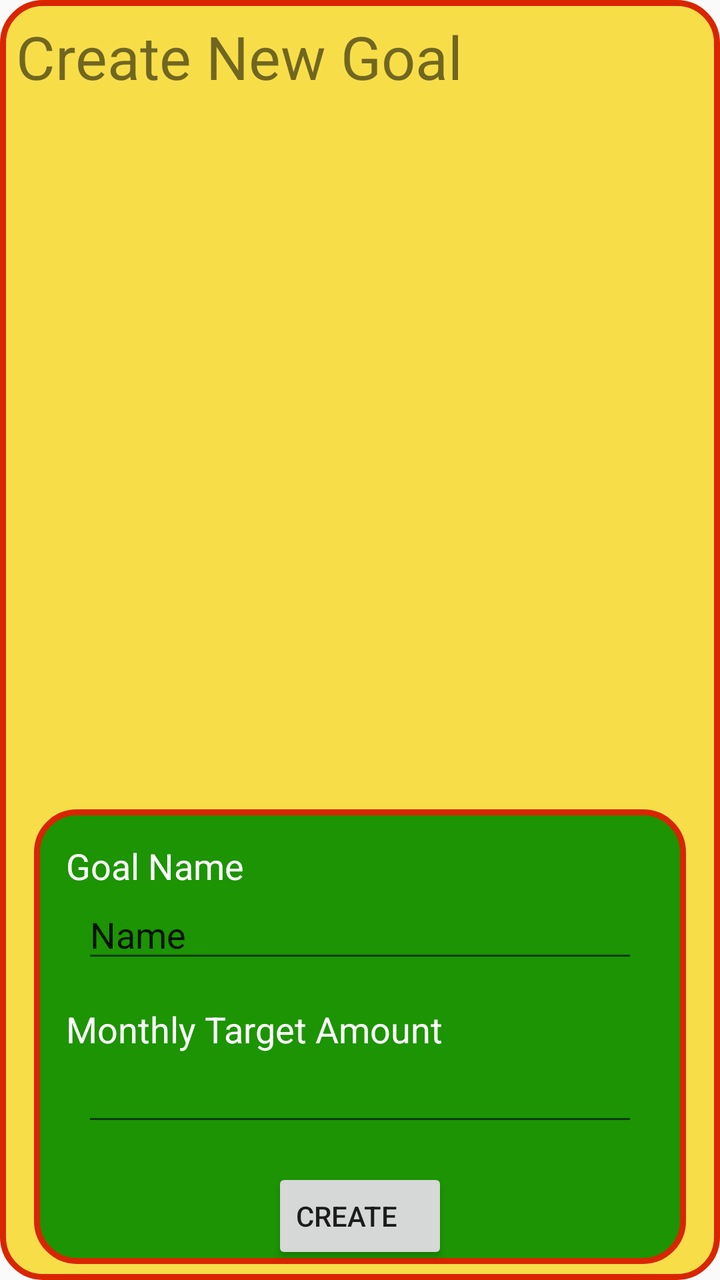
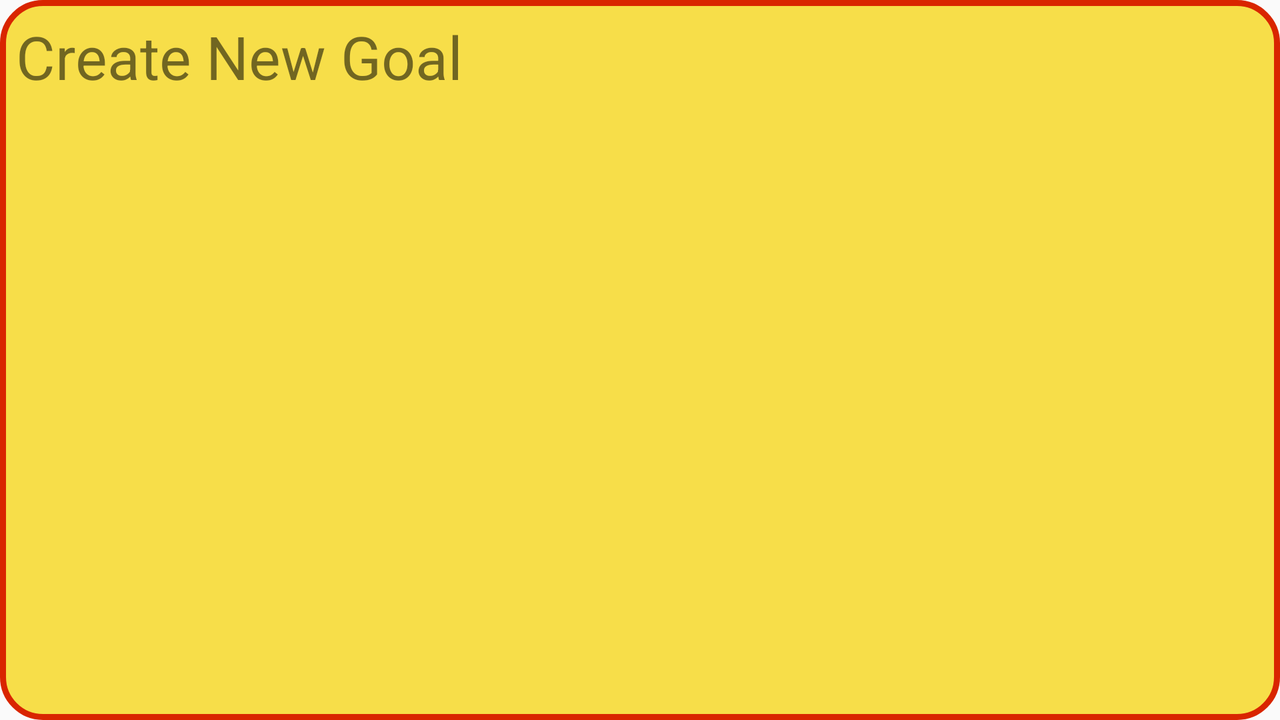

First picture: res/layout/ on a phone held upright. Second picture: the repository's own variant of that layout, on a device whose configuration matches the variant's folder. Source for both follows.
<!-- AndroidManifest.xml: application theme AppTheme -->
<!-- res/layout/dialog_creategoal.xml -->
<?xml version="1.0" encoding="utf-8"?>
<androidx.constraintlayout.widget.ConstraintLayout xmlns:android="http://schemas.android.com/apk/res/android"
    xmlns:app="http://schemas.android.com/apk/res-auto"
    xmlns:tools="http://schemas.android.com/tools"
    android:layout_width="match_parent"
    android:layout_height="match_parent"
    android:background="@drawable/rounded_corners_selected">

    <TextView
        android:id="@+id/textView4"
        android:layout_width="0dp"
        android:layout_height="wrap_content"
        android:layout_marginStart="8dp"
        android:layout_marginTop="8dp"
        android:layout_marginEnd="8dp"
        android:text="Create New Goal"
        android:textAlignment="viewStart"
        android:textSize="30sp"
        app:layout_constraintEnd_toEndOf="parent"
        app:layout_constraintStart_toStartOf="parent"
        app:layout_constraintTop_toTopOf="parent" />

    <androidx.constraintlayout.widget.ConstraintLayout
        android:layout_width="326dp"
        android:layout_height="wrap_content"
        android:layout_marginBottom="8dp"
        android:background="@drawable/rounded_corners"
        app:layout_constraintBottom_toBottomOf="parent"
        app:layout_constraintEnd_toEndOf="parent"
        app:layout_constraintStart_toStartOf="parent"
        app:layout_constraintTop_toBottomOf="@+id/scrollView2"
        app:layout_constraintVertical_bias="1.0">

        <TextView
            android:id="@+id/textView8"
            android:layout_width="0dp"
            android:layout_height="wrap_content"
            android:layout_marginStart="16dp"
            android:layout_marginTop="16dp"
            android:layout_marginEnd="16dp"
            android:text="Goal Name"
            android:textColor="@color/colorText"
            android:textSize="18sp"
            app:layout_constraintEnd_toEndOf="parent"
            app:layout_constraintStart_toStartOf="parent"
            app:layout_constraintTop_toTopOf="parent" />

        <EditText
            android:id="@+id/mEditGoalName"
            android:layout_width="0dp"
            android:layout_height="wrap_content"
            android:layout_marginStart="24dp"
            android:layout_marginEnd="24dp"
            android:ems="10"
            android:inputType="textPersonName"
            android:text="Name"
            app:layout_constraintEnd_toEndOf="parent"
            app:layout_constraintStart_toStartOf="parent"
            app:layout_constraintTop_toBottomOf="@+id/textView8" />

        <TextView
            android:id="@+id/textView9"
            android:layout_width="0dp"
            android:layout_height="wrap_content"
            android:layout_marginStart="16dp"
            android:layout_marginTop="16dp"
            android:layout_marginEnd="16dp"
            android:text="Monthly Target Amount"
            android:textColor="@color/colorText"
            android:textSize="18sp"
            app:layout_constraintEnd_toEndOf="parent"
            app:layout_constraintStart_toStartOf="parent"
            app:layout_constraintTop_toBottomOf="@+id/mEditGoalName" />

        <EditText
            android:id="@+id/mNewGoalAmount"
            android:layout_width="0dp"
            android:layout_height="wrap_content"
            android:layout_marginStart="24dp"
            android:layout_marginEnd="24dp"
            android:ems="10"
            android:inputType="numberDecimal"
            app:layout_constraintEnd_toEndOf="parent"
            app:layout_constraintStart_toStartOf="parent"
            app:layout_constraintTop_toBottomOf="@+id/textView9" />

        <Button
            android:id="@+id/btnAcceptAddGoal"
            android:layout_width="wrap_content"
            android:layout_height="wrap_content"
            android:layout_marginTop="16dp"
            android:text="Create"
            android:textAlignment="textStart"
            app:layout_constraintBottom_toBottomOf="parent"
            app:layout_constraintEnd_toEndOf="parent"
            app:layout_constraintStart_toStartOf="parent"
            app:layout_constraintTop_toBottomOf="@+id/mNewGoalAmount" />

    </androidx.constraintlayout.widget.ConstraintLayout>

    <ScrollView
        android:id="@+id/scrollView2"
        android:layout_width="0dp"
        android:layout_height="282dp"
        android:layout_marginStart="8dp"
        android:layout_marginTop="8dp"
        android:layout_marginEnd="8dp"
        app:layout_constraintEnd_toEndOf="parent"
        app:layout_constraintStart_toStartOf="parent"
        app:layout_constraintTop_toBottomOf="@+id/textView4">

        <TableLayout
            android:id="@+id/NewGoalTagLayout"
            android:layout_width="match_parent"
            android:layout_height="wrap_content">

            <TableRow
                android:layout_width="match_parent"
                android:layout_height="match_parent" />

            <TableRow
                android:layout_width="match_parent"
                android:layout_height="match_parent" />

            <TableRow
                android:layout_width="match_parent"
                android:layout_height="match_parent" />

            <TableRow
                android:layout_width="match_parent"
                android:layout_height="match_parent" />
        </TableLayout>
    </ScrollView>

</androidx.constraintlayout.widget.ConstraintLayout>
<!-- resources referenced by this layout -->
<resources>
  <color name="colorText">#FFFFFF</color>
  <!-- drawable rounded_corners (drawable) -->
  <?xml version="1.0" encoding="utf-8"?>
  <shape xmlns:android="http://schemas.android.com/apk/res/android">
      <solid android:color="#1c9403" />
      
      <stroke
          android:width="3dp"
          android:color="#d92500" />
      
      <corners android:radius="20dp" />
  </shape>
  <!-- drawable rounded_corners_selected (drawable) -->
  <?xml version="1.0" encoding="utf-8"?>
  <shape xmlns:android="http://schemas.android.com/apk/res/android">
      <solid android:color="#F7DE49" />
      
      <stroke
          android:width="3dp"
          android:color="#d92500" />
      
      <corners android:radius="20dp" />
  </shape>
  <style name="AppTheme" parent="Theme.AppCompat.Light.NoActionBar">
          
          <item name="colorPrimary">@color/colorPrimary</item>
          <item name="colorPrimaryDark">@color/colorPrimaryDark</item>
          <item name="colorAccent">@color/colorAccent</item>
      </style>
  <color name="colorPrimary">#619FC8</color>
  <color name="colorPrimaryDark">#5F7DB5</color>
  <color name="colorAccent">#7AAED0</color>
</resources>
<!-- res/layout-land/dialog_creategoal.xml (the repository's variant of the layout above) -->
<!-- drawn on the phone turned sideways -->
<?xml version="1.0" encoding="utf-8"?>
<androidx.constraintlayout.widget.ConstraintLayout xmlns:android="http://schemas.android.com/apk/res/android"
    xmlns:app="http://schemas.android.com/apk/res-auto"
    xmlns:tools="http://schemas.android.com/tools"
    android:layout_width="match_parent"
    android:layout_height="match_parent"
    android:background="@drawable/rounded_corners_selected">

    <TextView
        android:id="@+id/textView4"
        android:layout_width="0dp"
        android:layout_height="wrap_content"
        android:layout_marginStart="8dp"
        android:layout_marginTop="8dp"
        android:layout_marginEnd="8dp"
        android:text="Create New Goal"
        android:textAlignment="viewStart"
        android:textSize="30sp"
        app:layout_constraintEnd_toEndOf="parent"
        app:layout_constraintStart_toStartOf="parent"
        app:layout_constraintTop_toTopOf="parent" />

    <androidx.constraintlayout.widget.ConstraintLayout
        android:layout_width="326dp"
        android:layout_height="wrap_content"
        android:layout_marginBottom="8dp"
        android:background="@drawable/rounded_corners"
        app:layout_constraintBottom_toBottomOf="parent"
        app:layout_constraintEnd_toEndOf="parent"
        app:layout_constraintHorizontal_bias="0.96"
        app:layout_constraintStart_toStartOf="parent"
        app:layout_constraintTop_toBottomOf="@+id/scrollView2"
        app:layout_constraintVertical_bias="1.0">

        <TextView
            android:id="@+id/textView8"
            android:layout_width="0dp"
            android:layout_height="wrap_content"
            android:layout_marginStart="16dp"
            android:layout_marginTop="16dp"
            android:layout_marginEnd="16dp"
            android:text="Goal Name"
            android:textColor="@color/colorText"
            android:textSize="18sp"
            app:layout_constraintEnd_toEndOf="parent"
            app:layout_constraintStart_toStartOf="parent"
            app:layout_constraintTop_toTopOf="parent" />

        <EditText
            android:id="@+id/txtNewGoalName"
            android:layout_width="0dp"
            android:layout_height="wrap_content"
            android:layout_marginStart="24dp"
            android:layout_marginEnd="24dp"
            android:ems="10"
            android:inputType="textPersonName"
            android:text="Name"
            app:layout_constraintEnd_toEndOf="parent"
            app:layout_constraintStart_toStartOf="parent"
            app:layout_constraintTop_toBottomOf="@+id/textView8" />

        <TextView
            android:id="@+id/textView9"
            android:layout_width="0dp"
            android:layout_height="wrap_content"
            android:layout_marginStart="16dp"
            android:layout_marginTop="16dp"
            android:layout_marginEnd="16dp"
            android:text="Monthly Target Amount"
            android:textColor="@color/colorText"
            android:textSize="18sp"
            app:layout_constraintEnd_toEndOf="parent"
            app:layout_constraintStart_toStartOf="parent"
            app:layout_constraintTop_toBottomOf="@+id/txtNewGoalName" />

        <EditText
            android:id="@+id/txtNewGoalAmount"
            android:layout_width="0dp"
            android:layout_height="wrap_content"
            android:layout_marginStart="24dp"
            android:layout_marginEnd="24dp"
            android:ems="10"
            android:inputType="numberDecimal"
            app:layout_constraintEnd_toEndOf="parent"
            app:layout_constraintStart_toStartOf="parent"
            app:layout_constraintTop_toBottomOf="@+id/textView9" />

        <Button
            android:id="@+id/btnAcceptAddGoal"
            android:layout_width="wrap_content"
            android:layout_height="wrap_content"
            android:layout_marginTop="16dp"
            android:text="Create"
            android:textAlignment="textStart"
            app:layout_constraintBottom_toBottomOf="parent"
            app:layout_constraintEnd_toEndOf="parent"
            app:layout_constraintStart_toStartOf="parent"
            app:layout_constraintTop_toBottomOf="@+id/txtNewGoalAmount" />

    </androidx.constraintlayout.widget.ConstraintLayout>

    <ScrollView
        android:id="@+id/scrollView2"
        android:layout_width="369dp"
        android:layout_height="333dp"
        android:layout_marginStart="8dp"
        android:layout_marginTop="12dp"
        android:layout_marginEnd="8dp"
        android:layout_marginBottom="8dp"
        app:layout_constraintBottom_toBottomOf="parent"
        app:layout_constraintEnd_toEndOf="parent"
        app:layout_constraintHorizontal_bias="0.0"
        app:layout_constraintStart_toStartOf="parent"
        app:layout_constraintTop_toBottomOf="@+id/textView4">

        <TableLayout
            android:id="@+id/NewGoalTagLayout"
            android:layout_width="match_parent"
            android:layout_height="wrap_content">

            <TableRow
                android:layout_width="match_parent"
                android:layout_height="match_parent" />

            <TableRow
                android:layout_width="match_parent"
                android:layout_height="match_parent" />

            <TableRow
                android:layout_width="match_parent"
                android:layout_height="match_parent" />

            <TableRow
                android:layout_width="match_parent"
                android:layout_height="match_parent" />
        </TableLayout>
    </ScrollView>

</androidx.constraintlayout.widget.ConstraintLayout>
